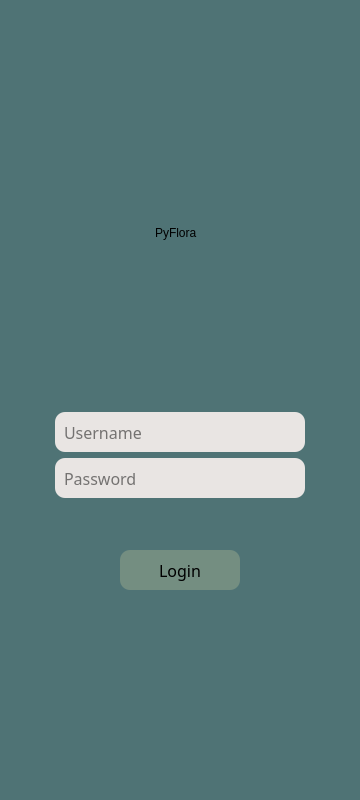
<?xml version="1.0" encoding="UTF-8"?>
<ui version="4.0">
 <class>PyFlora_Login</class>
 <widget class="QMainWindow" name="PyFlora_Login">
  <property name="enabled">
   <bool>true</bool>
  </property>
  <property name="geometry">
   <rect>
    <x>0</x>
    <y>0</y>
    <width>360</width>
    <height>800</height>
   </rect>
  </property>
  <property name="windowTitle">
   <string>MainWindow</string>
  </property>
  <property name="styleSheet">
   <string notr="true">background-color:#4F7375;
</string>
  </property>
  <widget class="QWidget" name="centralwidget">
   <property name="palette">
    <palette>
     <active>
      <colorrole role="Button">
       <brush brushstyle="SolidPattern">
        <color alpha="255">
         <red>79</red>
         <green>115</green>
         <blue>117</blue>
        </color>
       </brush>
      </colorrole>
      <colorrole role="Base">
       <brush brushstyle="SolidPattern">
        <color alpha="255">
         <red>79</red>
         <green>115</green>
         <blue>117</blue>
        </color>
       </brush>
      </colorrole>
      <colorrole role="Window">
       <brush brushstyle="SolidPattern">
        <color alpha="255">
         <red>79</red>
         <green>115</green>
         <blue>117</blue>
        </color>
       </brush>
      </colorrole>
     </active>
     <inactive>
      <colorrole role="Button">
       <brush brushstyle="SolidPattern">
        <color alpha="255">
         <red>79</red>
         <green>115</green>
         <blue>117</blue>
        </color>
       </brush>
      </colorrole>
      <colorrole role="Base">
       <brush brushstyle="SolidPattern">
        <color alpha="255">
         <red>79</red>
         <green>115</green>
         <blue>117</blue>
        </color>
       </brush>
      </colorrole>
      <colorrole role="Window">
       <brush brushstyle="SolidPattern">
        <color alpha="255">
         <red>79</red>
         <green>115</green>
         <blue>117</blue>
        </color>
       </brush>
      </colorrole>
     </inactive>
     <disabled>
      <colorrole role="Button">
       <brush brushstyle="SolidPattern">
        <color alpha="255">
         <red>79</red>
         <green>115</green>
         <blue>117</blue>
        </color>
       </brush>
      </colorrole>
      <colorrole role="Base">
       <brush brushstyle="SolidPattern">
        <color alpha="255">
         <red>79</red>
         <green>115</green>
         <blue>117</blue>
        </color>
       </brush>
      </colorrole>
      <colorrole role="Window">
       <brush brushstyle="SolidPattern">
        <color alpha="255">
         <red>79</red>
         <green>115</green>
         <blue>117</blue>
        </color>
       </brush>
      </colorrole>
     </disabled>
    </palette>
   </property>
   <property name="font">
    <font>
     <family>Candara</family>
    </font>
   </property>
   <layout class="QVBoxLayout" name="verticalLayout">
    <item>
     <layout class="QGridLayout" name="gridLayout" columnstretch="0,0,0">
      <property name="topMargin">
       <number>10</number>
      </property>
      <property name="bottomMargin">
       <number>10</number>
      </property>
      <property name="spacing">
       <number>0</number>
      </property>
      <item row="1" column="0">
       <spacer name="horizontalSpacer_3">
        <property name="orientation">
         <enum>Qt::Horizontal</enum>
        </property>
        <property name="sizeHint" stdset="0">
         <size>
          <width>0</width>
          <height>0</height>
         </size>
        </property>
       </spacer>
      </item>
      <item row="1" column="2">
       <spacer name="horizontalSpacer_4">
        <property name="orientation">
         <enum>Qt::Horizontal</enum>
        </property>
        <property name="sizeHint" stdset="0">
         <size>
          <width>0</width>
          <height>0</height>
         </size>
        </property>
       </spacer>
      </item>
      <item row="0" column="1">
       <spacer name="verticalSpacer">
        <property name="orientation">
         <enum>Qt::Vertical</enum>
        </property>
        <property name="sizeHint" stdset="0">
         <size>
          <width>20</width>
          <height>40</height>
         </size>
        </property>
       </spacer>
      </item>
      <item row="3" column="1" alignment="Qt::AlignTop">
       <widget class="QLabel" name="login_name">
        <property name="minimumSize">
         <size>
          <width>0</width>
          <height>0</height>
         </size>
        </property>
        <property name="maximumSize">
         <size>
          <width>1000</width>
          <height>1000</height>
         </size>
        </property>
        <property name="baseSize">
         <size>
          <width>0</width>
          <height>0</height>
         </size>
        </property>
        <property name="styleSheet">
         <string notr="true">font: 30pt &quot;Candara&quot;;PyFlora</string>
        </property>
        <property name="text">
         <string>PyFlora</string>
        </property>
       </widget>
      </item>
      <item row="2" column="1" alignment="Qt::AlignBottom">
       <widget class="QLabel" name="login_image">
        <property name="minimumSize">
         <size>
          <width>50</width>
          <height>50</height>
         </size>
        </property>
        <property name="maximumSize">
         <size>
          <width>50</width>
          <height>50</height>
         </size>
        </property>
        <property name="baseSize">
         <size>
          <width>0</width>
          <height>0</height>
         </size>
        </property>
        <property name="styleSheet">
         <string notr="true"/>
        </property>
        <property name="text">
         <string/>
        </property>
        <property name="pixmap">
         <pixmap>leaves.png</pixmap>
        </property>
        <property name="scaledContents">
         <bool>true</bool>
        </property>
        <property name="alignment">
         <set>Qt::AlignLeading|Qt::AlignLeft|Qt::AlignVCenter</set>
        </property>
       </widget>
      </item>
     </layout>
    </item>
    <item>
     <layout class="QGridLayout" name="gridLayout_2">
      <property name="leftMargin">
       <number>30</number>
      </property>
      <property name="rightMargin">
       <number>30</number>
      </property>
      <property name="spacing">
       <number>6</number>
      </property>
      <item row="0" column="0">
       <spacer name="verticalSpacer_2">
        <property name="orientation">
         <enum>Qt::Vertical</enum>
        </property>
        <property name="sizeHint" stdset="0">
         <size>
          <width>20</width>
          <height>40</height>
         </size>
        </property>
       </spacer>
      </item>
      <item row="1" column="0">
       <widget class="QLineEdit" name="username_input">
        <property name="sizePolicy">
         <sizepolicy hsizetype="Fixed" vsizetype="Fixed">
          <horstretch>0</horstretch>
          <verstretch>0</verstretch>
         </sizepolicy>
        </property>
        <property name="minimumSize">
         <size>
          <width>250</width>
          <height>40</height>
         </size>
        </property>
        <property name="font">
         <font>
          <family>Candara</family>
          <pointsize>12</pointsize>
          <weight>50</weight>
          <italic>false</italic>
          <bold>false</bold>
         </font>
        </property>
        <property name="styleSheet">
         <string notr="true">background-color: #E9E5E3;
border-radius: 10px;
font: 12pt &quot;Candara&quot;;
padding: 7px</string>
        </property>
        <property name="placeholderText">
         <string>Username</string>
        </property>
       </widget>
      </item>
      <item row="2" column="0">
       <widget class="QLineEdit" name="password_input">
        <property name="sizePolicy">
         <sizepolicy hsizetype="Fixed" vsizetype="Fixed">
          <horstretch>0</horstretch>
          <verstretch>0</verstretch>
         </sizepolicy>
        </property>
        <property name="minimumSize">
         <size>
          <width>250</width>
          <height>40</height>
         </size>
        </property>
        <property name="font">
         <font>
          <family>Candara</family>
          <pointsize>12</pointsize>
          <weight>50</weight>
          <italic>false</italic>
          <bold>false</bold>
         </font>
        </property>
        <property name="styleSheet">
         <string notr="true">background-color: #E9E5E3;
border-radius: 10px;
font: 12pt &quot;Candara&quot;;
padding: 7px</string>
        </property>
        <property name="echoMode">
         <enum>QLineEdit::Password</enum>
        </property>
        <property name="placeholderText">
         <string>Password</string>
        </property>
       </widget>
      </item>
     </layout>
    </item>
    <item>
     <layout class="QGridLayout" name="gridLayout_3">
      <item row="0" column="0" alignment="Qt::AlignHCenter|Qt::AlignVCenter">
       <widget class="QLabel" name="login_info">
        <property name="minimumSize">
         <size>
          <width>120</width>
          <height>40</height>
         </size>
        </property>
        <property name="font">
         <font>
          <family>Candara</family>
          <pointsize>13</pointsize>
          <weight>75</weight>
          <italic>false</italic>
          <bold>true</bold>
         </font>
        </property>
        <property name="styleSheet">
         <string notr="true">font:bold 13pt &quot;Candara&quot;;
padding: 7px;
color:#BD523F</string>
        </property>
        <property name="text">
         <string/>
        </property>
       </widget>
      </item>
     </layout>
    </item>
    <item>
     <layout class="QGridLayout" name="gridLayout_4">
      <item row="1" column="0">
       <widget class="QPushButton" name="login_button">
        <property name="sizePolicy">
         <sizepolicy hsizetype="Fixed" vsizetype="Fixed">
          <horstretch>0</horstretch>
          <verstretch>0</verstretch>
         </sizepolicy>
        </property>
        <property name="minimumSize">
         <size>
          <width>120</width>
          <height>40</height>
         </size>
        </property>
        <property name="palette">
         <palette>
          <active>
           <colorrole role="Button">
            <brush brushstyle="SolidPattern">
             <color alpha="255">
              <red>116</red>
              <green>142</green>
              <blue>129</blue>
             </color>
            </brush>
           </colorrole>
           <colorrole role="Base">
            <brush brushstyle="SolidPattern">
             <color alpha="255">
              <red>116</red>
              <green>142</green>
              <blue>129</blue>
             </color>
            </brush>
           </colorrole>
           <colorrole role="Window">
            <brush brushstyle="SolidPattern">
             <color alpha="255">
              <red>116</red>
              <green>142</green>
              <blue>129</blue>
             </color>
            </brush>
           </colorrole>
          </active>
          <inactive>
           <colorrole role="Button">
            <brush brushstyle="SolidPattern">
             <color alpha="255">
              <red>116</red>
              <green>142</green>
              <blue>129</blue>
             </color>
            </brush>
           </colorrole>
           <colorrole role="Base">
            <brush brushstyle="SolidPattern">
             <color alpha="255">
              <red>116</red>
              <green>142</green>
              <blue>129</blue>
             </color>
            </brush>
           </colorrole>
           <colorrole role="Window">
            <brush brushstyle="SolidPattern">
             <color alpha="255">
              <red>116</red>
              <green>142</green>
              <blue>129</blue>
             </color>
            </brush>
           </colorrole>
          </inactive>
          <disabled>
           <colorrole role="Button">
            <brush brushstyle="SolidPattern">
             <color alpha="255">
              <red>116</red>
              <green>142</green>
              <blue>129</blue>
             </color>
            </brush>
           </colorrole>
           <colorrole role="Base">
            <brush brushstyle="SolidPattern">
             <color alpha="255">
              <red>116</red>
              <green>142</green>
              <blue>129</blue>
             </color>
            </brush>
           </colorrole>
           <colorrole role="Window">
            <brush brushstyle="SolidPattern">
             <color alpha="255">
              <red>116</red>
              <green>142</green>
              <blue>129</blue>
             </color>
            </brush>
           </colorrole>
          </disabled>
         </palette>
        </property>
        <property name="font">
         <font>
          <family>Candara</family>
          <pointsize>12</pointsize>
          <weight>50</weight>
          <italic>false</italic>
          <bold>false</bold>
         </font>
        </property>
        <property name="layoutDirection">
         <enum>Qt::LeftToRight</enum>
        </property>
        <property name="styleSheet">
         <string notr="true">QPushButton#login_button{
	background-color: #748E81;
	border-radius: 10px;
	font: 12pt &quot;Candara&quot;;
	
}

QPushButton#login_button:hover{
	background-color: #8FA39E;
	border-radius: 10px;
	font: 12pt &quot;Candara&quot;;
}

QPushButton#login_button:pressed{
	background-color: #8FA39E;
	border-radius: 10px;
	font: 12pt &quot;Candara&quot;;
	border: 5px solid #748E81;
	
}</string>
        </property>
        <property name="text">
         <string>Login</string>
        </property>
        <property name="autoDefault">
         <bool>false</bool>
        </property>
        <property name="default">
         <bool>true</bool>
        </property>
        <property name="flat">
         <bool>false</bool>
        </property>
       </widget>
      </item>
      <item row="2" column="0">
       <spacer name="verticalSpacer_3">
        <property name="orientation">
         <enum>Qt::Vertical</enum>
        </property>
        <property name="sizeHint" stdset="0">
         <size>
          <width>20</width>
          <height>40</height>
         </size>
        </property>
       </spacer>
      </item>
     </layout>
    </item>
   </layout>
  </widget>
 </widget>
 <resources>
  <include location="pyflora.qrc"/>
 </resources>
 <connections/>
</ui>
